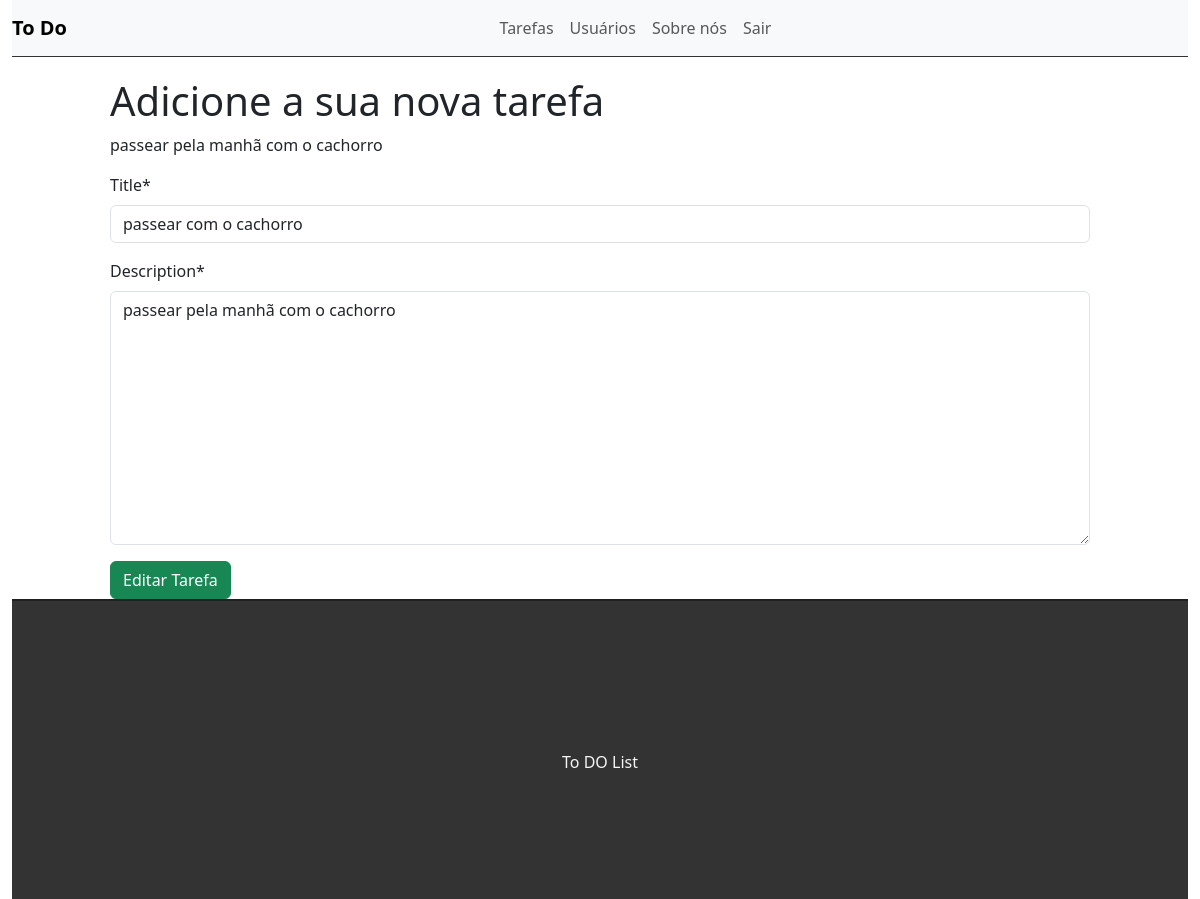
/edit/29 (signed in), run on the app's committed database.
### tasks/models.py (models this page shows, shortened)
class Task(models.Model):
    STATUS = (
        ('doing','Doing'),
        ('done','Done'),
    )
    title = models.CharField(max_length=255)
    description = models.TextField()
    done = models.CharField(
        max_length=5,
        choices=STATUS,
    )
    user = models.ForeignKey(get_user_model(), on_delete=models.CASCADE)
    created_at = models.DateTimeField(auto_now_add=True)
    update_at = models.DateTimeField(auto_now=True)

### tasks/views.py (the view)
# urls.py: path('edit/<int:id>', views.editTask, name="edit-task"),
@login_required
def editTask(request, id):
    task = get_object_or_404(Task,pk=id)
    form = TaskForm(instance = task)
    if(request.method == 'POST'):
        form = TaskForm(request.POST, instance=task)
        if(form.is_valid()):
            task.save()
            return redirect('/')
        else:
            return render(request, 'tasks/edittask.html', {'form': form, 'task': task})
    else:
        return render(request, 'tasks/edittask.html', {'form': form, 'task': task})

### tasks/forms.py
class TaskForm(forms.ModelForm):
    class Meta:
        model = Task
        fields = ('title', 'description')

### tasks/templates/tasks/edittask.html (shortened to what this page needs)
{% extends 'base.html' %}
{% load crispy_forms_tags %}
{% block content %}
<div class="offset-1 col-10 list-div">
    <h1>Adicione a sua nova tarefa</h1>
    <p>{{task.description}}</p>
    <form method="POST">
        {{ form|crispy }}
        <input type="submit" class="btn btn-success" value="Editar Tarefa">
</div>
{% endblock %}

### tasks/static/css/style.css (style rules this page uses)
.list-div { padding: 0; }

### data on the page
Task: description "passear pela manhã com o cachorro", title "passear com o cachorro"
